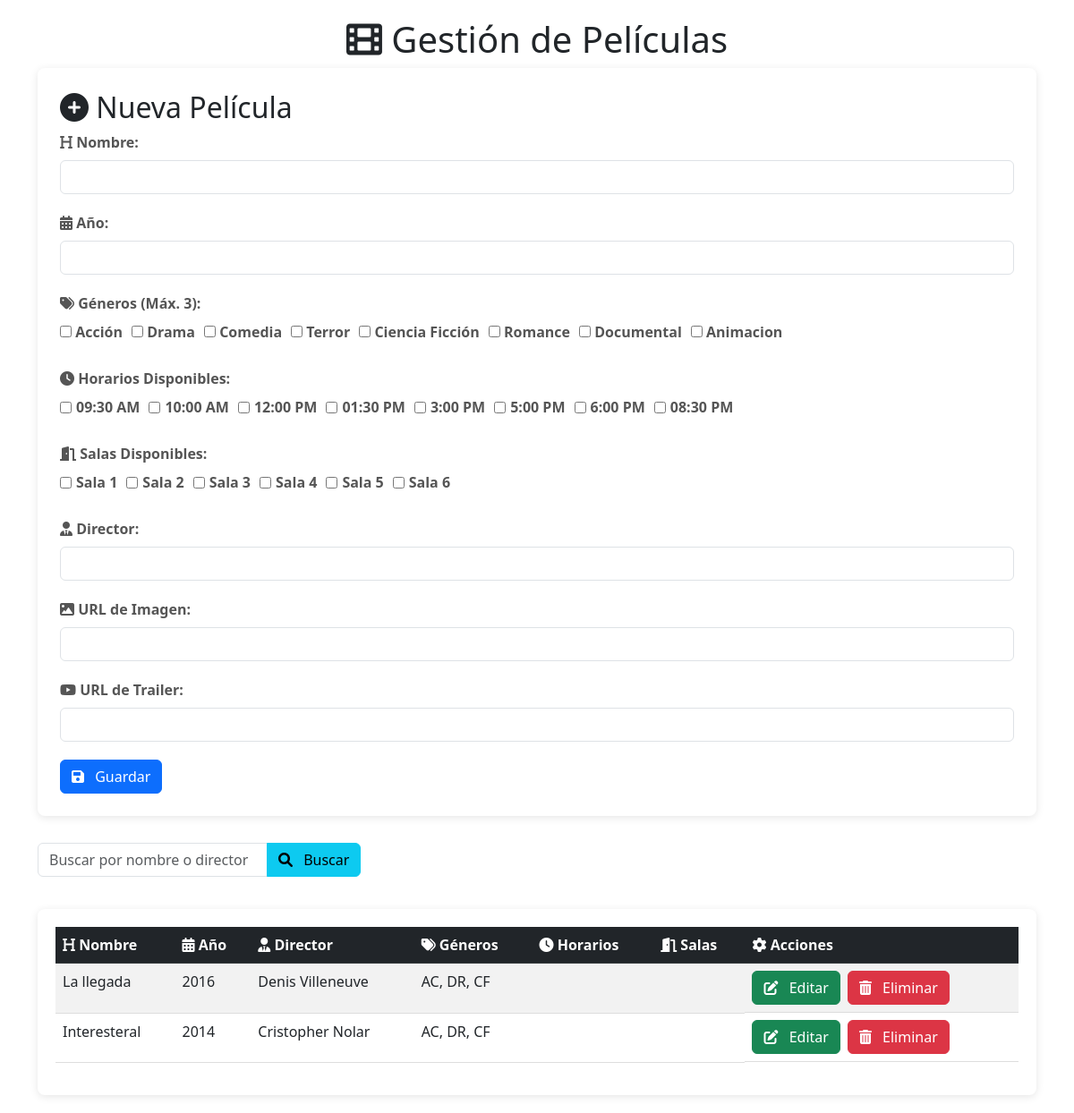
/peliculas/, run on an earlier commit of the app's database.
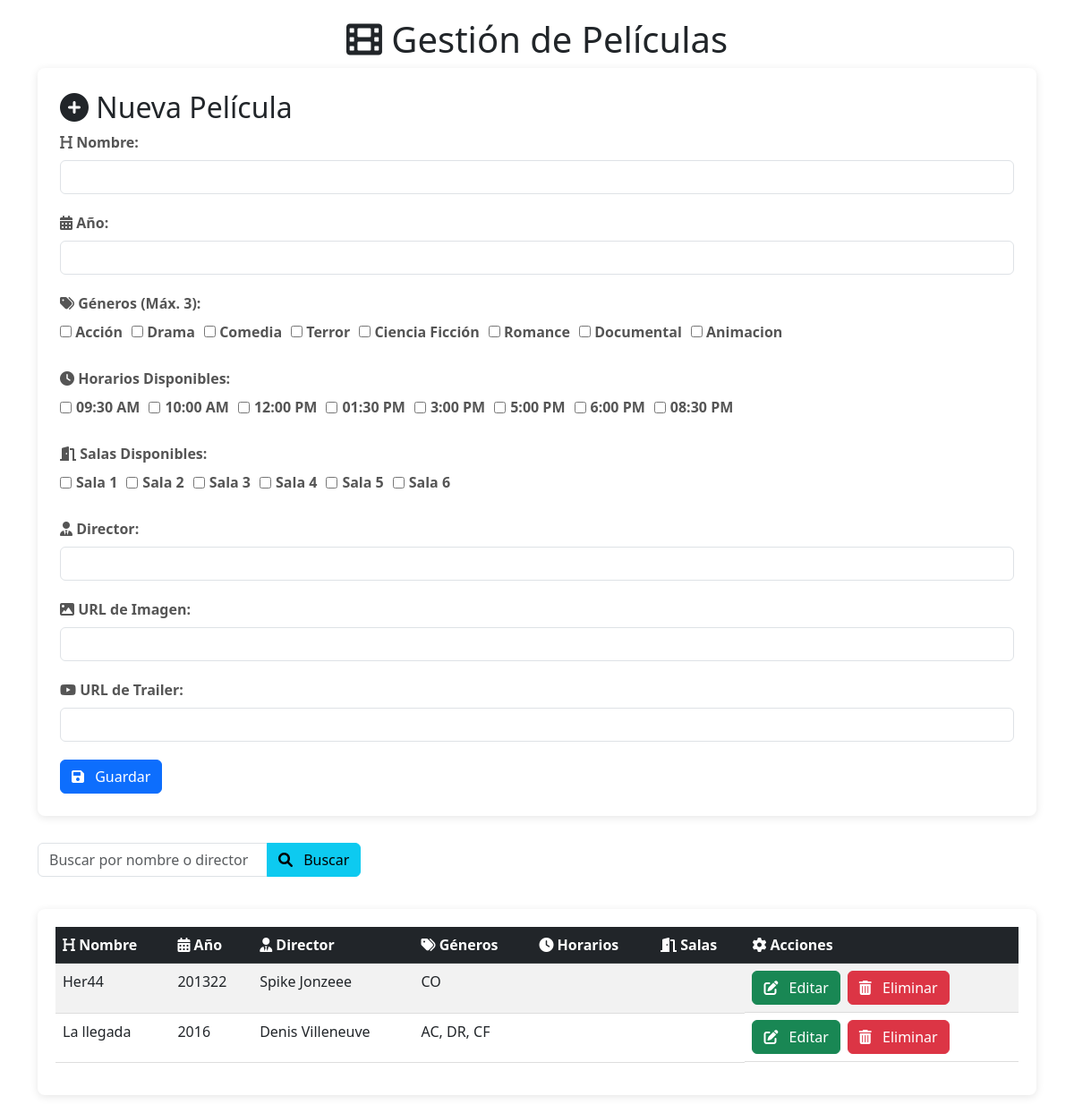
And on a later commit of the database.
### myapp/models.py (models this page shows, shortened)
class Pelicula(models.Model):
    GENERO_CHOICES = [
        ('AC', 'Acción'),
        ('DR', 'Drama'),
        ('CO', 'Comedia'),
        ('TE', 'Terror'),
        ('CF', 'Ciencia Ficción'),
        ('RO', 'Romance'),
        ('DO', 'Documental'),
        ('AN', 'Animacion')
    ]
    HORARIOS_DISPONIBLES = [
        '09:30 AM',
        '10:00 AM',
        '12:00 PM',
        '01:30 PM',
        '3:00 PM',
        '5:00 PM',
        '6:00 PM',
        '08:30 PM'
    ]
    SALAS_DISPONIBLES = [
        'Sala 1',
        'Sala 2',
        'Sala 3',
        'Sala 4',
        'Sala 5',
        'Sala 6'
    ]
    nombre = models.CharField(max_length=255)
    anio = models.IntegerField()
    director = models.CharField(max_length=255)
    imagen_url = models.URLField()
    trailer_url = models.URLField()
    generos = models.CharField(max_length=255)
    horarios = models.CharField(max_length=255, blank=True, null=True)
    salas = models.CharField(max_length=255, blank=True, null=True)
    fecha_creacion = models.DateTimeField(auto_now_add=True)
    def get_generos_list(self):
        return self.generos.split(",") if self.generos else []
    def get_horarios_list(self):
        return [h.strip() for h in self.horarios.split(",")] if self.horarios else []
    def get_salas_list(self):
        return [s.strip() for s in self.salas.split(",")] if self.salas else []
    class Meta:
        db_table = 'peliculas'

### myapp/views.py (the view, shortened to what this page needs)
# urls.py: path('peliculas/', views.peliculas, name= 'peliculas'),
@csrf_exempt
def peliculas(request):
    peliculas_list = Pelicula.objects.all().order_by('-fecha_creacion')
    busqueda = request.GET.get('busqueda', '').strip()
    if busqueda:
        peliculas_list = peliculas_list.filter(
            Q(nombre__icontains=busqueda) |
            Q(director__icontains=busqueda)
        )
    generos_choices = dict(Pelicula.GENERO_CHOICES)
    horarios_disponibles = Pelicula.HORARIOS_DISPONIBLES
    salas_disponibles = Pelicula.SALAS_DISPONIBLES
    pelicula_editar = None
    if 'editar' in request.GET:
        nombre = request.GET.get('editar')
        try:
            pelicula_editar = Pelicula.objects.get(nombre=nombre)
        except Pelicula.DoesNotExist:
            messages.error(request, f'No se encontró la película "{nombre}" para editar')
    context = {
        'peliculas': peliculas_list,
        'GENERO_CHOICES_DICT': generos_choices,
        'HORARIOS_DISPONIBLES': horarios_disponibles,
        'SALAS_DISPONIBLES': salas_disponibles,
        'pelicula_editar': pelicula_editar,
        'busqueda': busqueda,
    }
    return render(request, 'peliculas.html', context)

### myapp/templates/peliculas.html (shortened to what the changed rows need)
{% load static %}
<!DOCTYPE html>
<html lang="es">
<head>
    <link rel="stylesheet" href="{% static 'styles/peliculas.css' %}">
    <link rel="stylesheet" href="https://cdnjs.cloudflare.com/ajax/libs/font-awesome/6.0.0/css/all.min.css">
    <link href="https://cdn.jsdelivr.net/npm/bootstrap@5.3.0/dist/css/bootstrap.min.css" rel="stylesheet">
</head>
<body>
    <div class="container">
        <h1><i class="fas fa-film"></i> Gestión de Películas</h1>
        <div class="form-container">
            <form method="POST" action="{% url 'peliculas' %}" class="ajax-form">
                {% if pelicula_editar %}
                <input type="hidden" name="accion" value="editar">
                <input type="hidden" name="nombre_original" value="{{ pelicula_editar.nombre }}">
                <h2><i class="fas fa-edit"></i> Editar Película</h2>
                {% else %}
                <h2><i class="fas fa-plus-circle"></i> Nueva Película</h2>
                {% endif %}
                <div class="form-group">
                    <div class="generos-container">
                     {% for genero_codigo, genero_nombre in GENERO_CHOICES_DICT.items %}
                        <label class="genero-checkbox">
                            <input type="checkbox" name="generos" value="{{ genero_codigo }}"
                                {% if pelicula_editar and genero_codigo in pelicula_editar.get_generos_list %}checked{% endif %}>
                            {{ genero_nombre }}
                        </label>
                    {% endfor %}
                    </div>
                </div>
                <div class="form-group">
                    <div class="checkbox-container">
                    {% for horario in HORARIOS_DISPONIBLES %}
                    <label>
                        <input type="checkbox" name="horarios" value="{{ horario }}"
                            {% if pelicula_editar and horario in pelicula_editar.get_horarios_list %}checked{% endif %}>
                        {{ horario }}
                    </label>
                    {% endfor %}
                    </div>
                </div>
                <div class="form-group">
                    <div class="checkbox-container">
                     {% for sala in SALAS_DISPONIBLES %}
                        <label>
                            <input type="checkbox" name="salas" value="{{ sala }}"
                                {% if pelicula_editar and sala in pelicula_editar.get_salas_list %}checked{% endif %}>
                            {{ sala }}
                        </label>
                        {% endfor %}
                    </div>
                </div>
            </form>
        </div>
        <div class="table-responsive">
            <table class="movie-table table table-striped table-hover">
                <thead class="table-dark">
                    <tr>
                        <th><i class="fas fa-heading"></i> Nombre</th>
                        <th><i class="fas fa-calendar-alt"></i> Año</th>
                        <th><i class="fas fa-user-tie"></i> Director</th>
                        <th><i class="fas fa-tags"></i> Géneros</th>
                        <th><i class="fas fa-clock"></i> Horarios</th>
                        <th><i class="fas fa-door-open"></i> Salas</th>
                        <th><i class="fas fa-cog"></i> Acciones</th>
                    </tr>
                </thead>
                <tbody>
                    {% for pelicula in peliculas %}
                    <tr>
                        <td>{{ pelicula.nombre }}</td>
                        <td>{{ pelicula.anio }}</td>
                        <td>{{ pelicula.director }}</td>
                        <td>{{ pelicula.get_generos_list|join:", " }}</td>
                        <td>{{ pelicula.get_horarios_list|join:", " }}</td>
                        <td>{{ pelicula.get_salas_list|join:", " }}</td>
                            <td class="action-buttons">
                                <a href="{% url 'peliculas' %}?editar={{ pelicula.nombre|urlencode }}"
                                class="btn btn-success">
                                    <i class="fas fa-edit"></i> Editar
                                </a>
                                <form method="POST" action="{% url 'peliculas' %}" style="display: inline;">
                                    <button type="submit" class="btn btn-danger"
                                            onclick="return confirm('¿Estás seguro de eliminar esta película?');">
                                        <i class="fas fa-trash-alt"></i> Eliminar
                                    </button>
                                </form>
                            </td>
                    </tr>
                    {% empty %}
                    <tr>
                        <td colspan="7" class="text-center">No hay películas registradas</td>
                    </tr>
                    {% endfor %}
                </tbody>
            </table>
        </div>
    </div>
</body>
</html>

What changed in the data, as far as the page shows it:
removed Pelicula: nombre "Interesteral", anio "2014", director "Cristopher Nolar", get_generos_list "AC, DR, CF"
added Pelicula: nombre "Her44", anio "201322", director "Spike Jonzeee", get_generos_list "CO"
